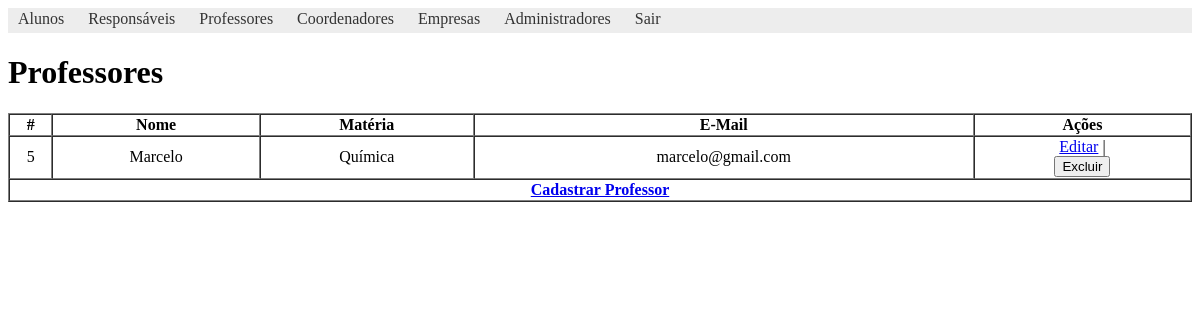
Screenshot of /views/professor/ver-professores.php (signed in) with the database file from the repository.
### tables this page shows
CREATE TABLE `professores` (
  `id` int(11) NOT NULL,
  `nome` varchar(150) NOT NULL,
  `materia` varchar(50) NOT NULL,
  `login` varchar(100) NOT NULL,
  `email` varchar(100) NOT NULL,
  `senha` varchar(100) NOT NULL,
  `cpf` varchar(20) NOT NULL
);

### app/models/Professor.php (called while the page is built, shortened)
<?php
	function listar()
	{
		$conn = iniciarConexao();
		$stmt = $conn->prepare("SELECT * FROM professores");
		if($stmt->execute() && $stmt->rowCount() > 0){
			$professores = $stmt->fetchAll(PDO::FETCH_ASSOC);
		}
		return $professores;
	}

### views/professor/ver-professores.php (the view, shortened to what this page needs)
<?php
	include_once '../../app/models/Professor.php';
	$professores = listar();
	include_once '../templates/includes/header.php';
?>
<h1>Professores</h1>
<table border="1" width="100%" cellspacing="0">
	<thead>
		<tr>
			<th>#</th>
			<th>Nome</th>
			<th>Matéria</th>
			<th>E-Mail</th>
			<th>Ações</th>
		</tr>
	</thead>
	<tbody>
		<?php foreach($professores as $professor){ ?>
			<tr>
				<td align="center"><?= $professor['id']?></td>
				<td align="center"><?= $professor['nome']?></td>
				<td align="center"><?= $professor['materia']?></td>
				<td align="center"><?= $professor['email']?></td>
				<td align="center">
					<a href="editar-cadastrar-professor.php?id=<?= $professor['id']?>">Editar</a> |
					<form method="POST" action="../../app/routes.php" id="formDelete">
						<input type="submit" value="Excluir">
					</form>
				</td>
			</tr>
		<?php } ?>
	</tbody>
	<tfoot>
		<tr>
			<th colspan="5" align="center"><a href="editar-cadastrar-professor.php">Cadastrar Professor</a></th>
		</tr>
	</tfoot>
</table>
<?php include_once '../templates/includes/footer.php'; ?>

### rows the page displays
professores: id "5", nome "Marcelo", materia "Química", email "marcelo@gmail.com"
